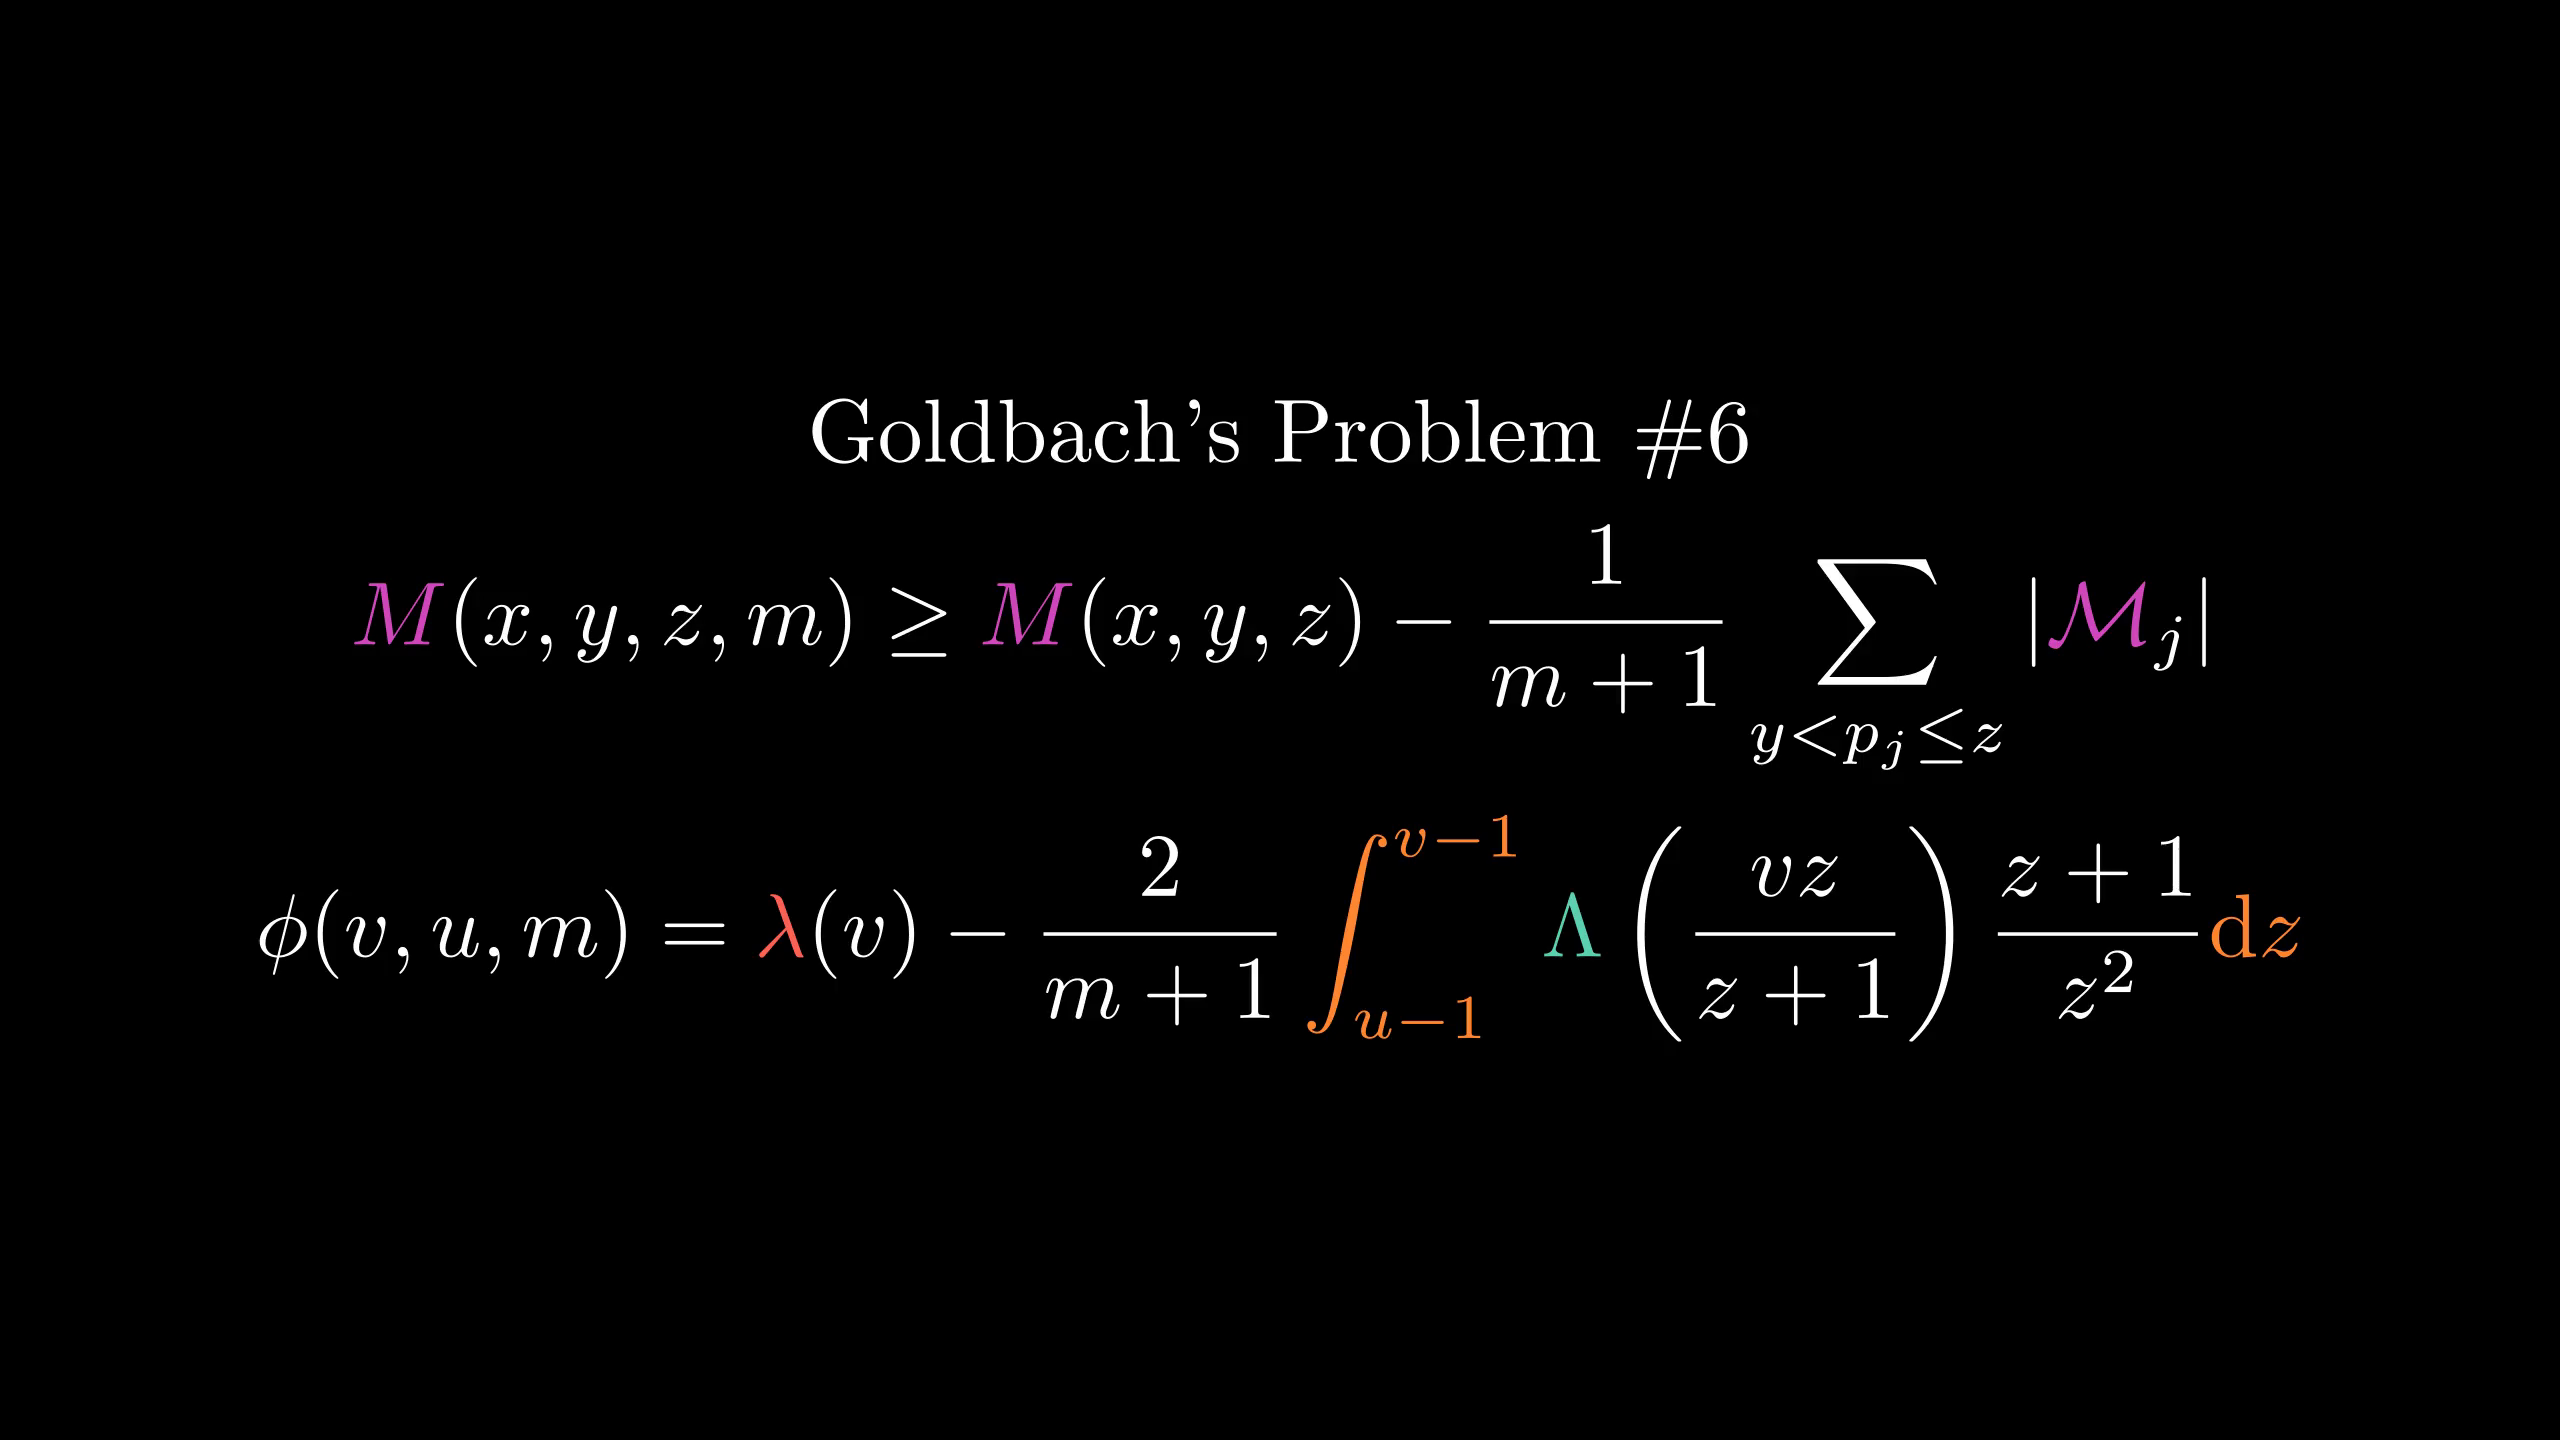

Generate this figure with Python:
from manimlib.imports import *

class FooScene(Scene):
    def construct(self):
        tit=TextMobject("Goldbach's Problem \#6")
        eqn=TexMobject(r"{M}(x,y,z,m)\ge{M}(x,y,z)-{1\over m+1}\sum_{y<p_j\le z}|\mathcal M_j|",
                tex_to_color_map={"{M}":PINK,r"\mathcal M":PINK})
        eqn2=TexMobject(r"\phi(v,u,m)=\lambda(v)-{2\over m+1}\int_{u-1}^{v-1}\Lambda\left(vz\over z+1\right){z+1\over z^2}\mathrm dz",
                tex_to_color_map={r"\lambda":RED,r"\Lambda":TEAL,r"\int_{u-1}^{v-1}":ORANGE,r"\mathrm dz":ORANGE})
        self.add(VGroup(tit,eqn,eqn2).arrange(DOWN))
        self.wait()
